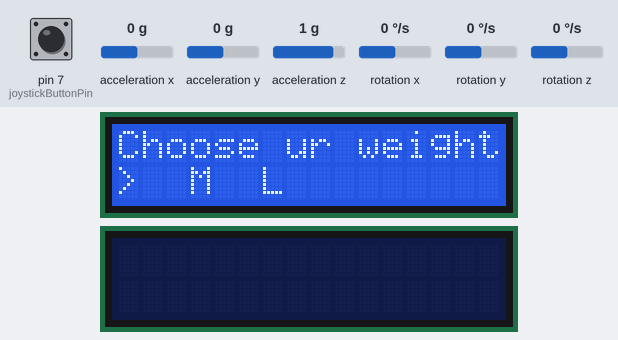
A sketch run on a simulated Arduino Uno, built with avr-gcc and run on an emulated ATmega328P. Shown: 2 × 16×2 character LCD. Inputs (shaded band) come from the test bench; at power-on: pin 7 (joystickButtonPin) HIGH, acceleration x 0 g, acceleration y 0 g, acceleration z 1 g, rotation x 0 °/s, rotation y 0 °/s, rotation z 0 °/s. What the sketch prints to the serial monitor is not drawn.

Above: at 4.6 s.
4.7 s: pin 7 (joystickButtonPin) pulled LOW for 3.2 s
At 7.3 s:
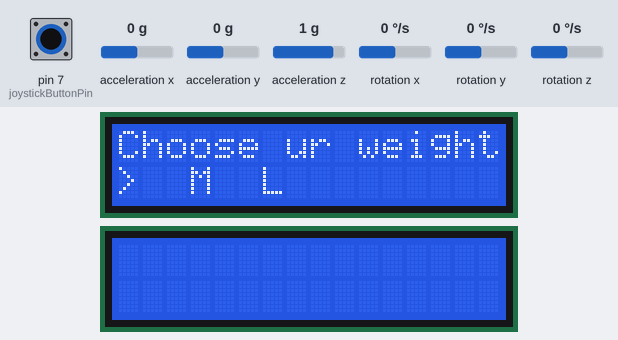
At 10.0 s:
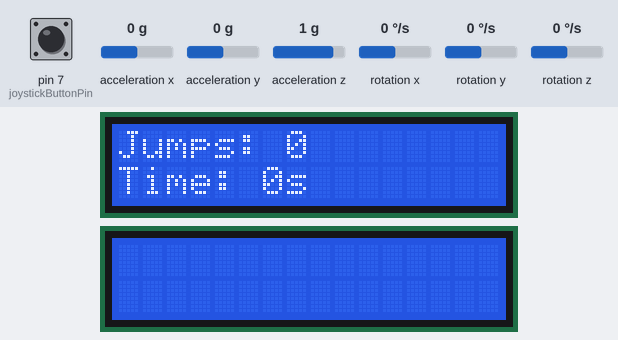
10.9 s: pin 7 (joystickButtonPin) pulled LOW for 0.15 s
At 14.6 s:
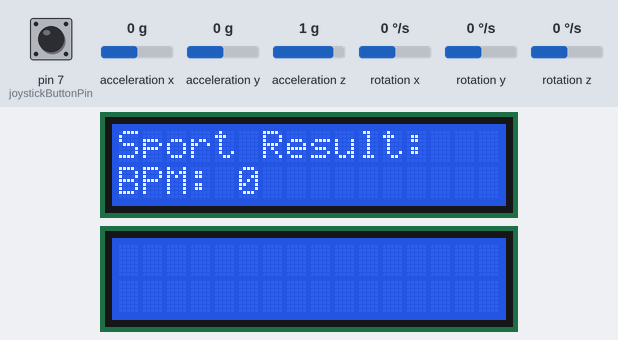
Timing chart, 0 to 16.1 s (numbered marks = the images above; inputs shaded):
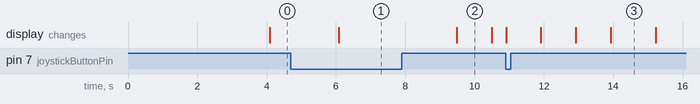

The sketch:

main.ino
```cpp
#include "SmartJumpRope.h"
#include "LCDUI.h"
#include "Joystick.h"
#include "calculator.h"

const int joystickXPin = A0;
const int joystickYPin = A1;
const int joystickButtonPin = 7;

SmartJumpRope smartRope(12, 11, 5, 4, 3, 2); // 传递液晶显示器的引脚
LCDUI lcd(12, 11, 5, 4, 3, 2);
Joystick joystick(joystickXPin, joystickYPin, joystickButtonPin);


//状态机的定义，这里很重要，不过并没有全部 while1，也不是底层状态机，而是一个顺序结构嵌套了一下。因为 switch case 遭遇了很大的错误，可能怀疑是转换的函数没有写好
//这里 debug 了 3 个小时，建议不要动下面所有的代码！！！
//不清楚在 loop 里面直接用continue行不行，可以考虑while1 嵌套加结算的模式，后面直接进循环尾部可以直接从头初始化
//所有的初始化都做了两次，也就是说所有函数的析构都写在了最后的区域，所以后续跳绳的时候应该不会有问题
//可以考虑加入 tf卡，导入 json 库，做一些信号处理的暂存（需要独自处理 buffer 的 I/O）

enum State {
    WELCOME,
    WEIGHT_SELECTION,
    JUMP_ROPE,
    JUMP_END
};

State currentState = WELCOME;
int weightSelection = 0; // 0 = S, 1 = M, 2 = L

void setup() {
    lcd.initialize();
    joystick.initialize();
    Serial.begin(9600); // 用于调试信息输出
}

void loop() {
    bool readyToJump = false;

    while (!readyToJump) {
        Serial.print("Current state: ");
        Serial.println(currentState);

        switch (currentState) {
            case WELCOME:
                lcd.displayWelcome();
                delay(2000); // 显示欢迎信息两秒
                currentState = WEIGHT_SELECTION;
                lcd.displayWeightSelection(weightSelection);
                Serial.println("State: WEIGHT_SELECTION");
                break;

            case WEIGHT_SELECTION:
                int yValue = joystick.readY();
                if (yValue > 800) { // 向下移动摇杆
                    weightSelection = min(weightSelection + 1, 2);
                    lcd.displayWeightSelection(weightSelection);
                    delay(300); // 防止抖动
                } else if (yValue < 200) { // 向上移动摇杆
                    weightSelection = max(weightSelection - 1, 0);
                    lcd.displayWeightSelection(weightSelection);
                    delay(300); // 防止抖动
                }
                if (joystick.isButtonPressed()) { // 按下按钮确认
                    currentState = JUMP_ROPE;
                    smartRope.initialize(); // 重新初始化跳绳，重置计数等
                    Serial.println("State: JUMP_ROPE");
                    readyToJump = true;
                    delay(300); // 防止抖动
                }
                break;
        }
    }

    while (true) {
        smartRope.update();
        // 在设定的时间间隔后更新显示
        static unsigned long lastDisplayUpdateTime = 0;
        const unsigned long displayUpdateInterval = 500; // 显示更新间隔（毫秒）

        if (millis() - lastDisplayUpdateTime > displayUpdateInterval) {
            lcd.displayData(smartRope.getJumpCount(), smartRope.getElapsedTime());
            lastDisplayUpdateTime = millis();
        }

        // 检查是否按下按钮以停止跳绳
        if (joystick.isButtonPressed()) {
            break; // 退出跳绳循环，结束跳绳
        }
    }

    // 跳绳结束后的显示逻辑
    int jumpCount = smartRope.getJumpCount();
    unsigned long elapsedTime = smartRope.getElapsedTime();
    double calories = CalorieCalculator::calculateCalories(smartRope.getData(), elapsedTime, weightSelection);
    int bpm = (jumpCount * 60000) / elapsedTime;

    while (true) {
        lcd.displayEnd(jumpCount, elapsedTime, calories, bpm);
        Serial.print("Calories burned: ");
        Serial.println(calories);
        Serial.print("BPM: ");
        Serial.println(bpm);
        Serial.println("State: JUMP_END");
        delay(300); // 防止抖动
        if (joystick.isButtonPressed()) {
            break; // 退出跳绳循环，结束跳绳
    }
}
}
```

Data.cpp
```cpp
#include "Data.h"

//Data 的成员函数
Data::Data() : jumpCount(0), jumpSpeed(0), sampleCount(0) ,AcX(0), AcY(0), AcZ(0), GyX(0), GyY(0), GyZ(0) {}

void Data::update(int16_t newAcX, int16_t newAcY, int16_t newAcZ, int16_t newGyX, int16_t newGyY, int16_t newGyZ) {

    sampleCount++;

    AcX = newAcX;
    AcY = newAcY;
    AcZ = newAcZ;
    GyX = newGyX;
    GyY = newGyY;
    GyZ = newGyZ;

    AcXStats.update(AcX);
    AcYStats.update(AcY);
    AcZStats.update(AcZ);
    GyXStats.update(GyX);
    GyYStats.update(GyY);
    GyZStats.update(GyZ);
}
```

Data.h
```cpp
#ifndef DATA_H
#define DATA_H

//这个文件中定义了传递的基础数据包，对于特征数据的处理还是依赖 SensorStatistics.h。
#include <MPU6050.h>
#include "SensorStatistics.h"


class Data {
public:
    int jumpCount;
    float jumpSpeed;
    int16_t AcX, AcY, AcZ, GyX, GyY, GyZ;
    unsigned long sampleCount;

    Data();

    void update(int16_t newAcX, int16_t newAcY, int16_t newAcZ, int16_t newGyX, int16_t newGyY, int16_t newGyZ);


    SensorStatistics<int16_t> AcXStats;
    SensorStatistics<int16_t> AcYStats;
    SensorStatistics<int16_t> AcZStats;
    SensorStatistics<int16_t> GyXStats;
    SensorStatistics<int16_t> GyYStats;
    SensorStatistics<int16_t> GyZStats;
};

#endif // DATA_H
```

JoyStick.h
```cpp
#ifndef JOYSTICK_H
#define JOYSTICK_H

//跳绳上有个游戏摇杆用于菜单栏的选择，分别有两个方向的和按下按钮的操作，用于菜单选择，
//因为这个是模拟信号得出的，所以在对应的 src 的函数实现里面要做好防抖，所以直接写成一个对象的形式了
//这块不用太动

class Joystick {
public:
    Joystick(int pinX, int pinY, int pinButton);
    void initialize();
    int readX();
    int readY();
    bool isButtonPressed();

private:
    int pinX;
    int pinY;
    int pinButton;
};

#endif // JOYSTICK_H
```

Joystick.cpp
```cpp
#include "Joystick.h"
#include <Arduino.h>

Joystick::Joystick(int pinX, int pinY, int pinButton)
    : pinX(pinX), pinY(pinY), pinButton(pinButton) {}

void Joystick::initialize() {
    pinMode(pinButton, INPUT_PULLUP);
}

int Joystick::readX() {
    return analogRead(pinX);
}

int Joystick::readY() {
    return analogRead(pinY);
}

bool Joystick::isButtonPressed() {
    return digitalRead(pinButton) == LOW; // 确保按钮按下时返回 true
}
```

SensorStatistics.h
```cpp
#ifndef SENSORSTATISTICS_H
#define SENSORSTATISTICS_H

/**
 * @file SensorStatistics.h
 * @brief 传感器数据统计模板类，用于处理和分析各种类型的传感器数据
 *
 * 这里直接是用模版类实现的多态，如果在 stream 里面想知道任何一个数据的三点特征信息的话，直接 new 一个可以直接套用进去
 * 详细的使用可以看 Data 类里面的定义，在里面 new 一下这个对象，就可以直接依赖于 template T 的封装，而不用全部继承
 * 我承认这块写的有点抽象，不懂的可以微信 dd 我
 *
 * 该模板类提供了一个通用框架，可以处理不同数据类型的传感器读数，
 * 包括整型、浮点型等数值类型。它能够跟踪并计算传感器数据的最大值、
 * 最小值和平均值，适用于需要实时监控和分析传感器数据的应用场景。
 */

template <typename T>
class SensorStatistics {
public:
    SensorStatistics();

    void update(T value);
    T getMax() const;
    T getMin() const;
    double getAverage() const;

private:
    T maxVal;
    T minVal;
    T sum;
    size_t count;
};

template <typename T>
SensorStatistics<T>::SensorStatistics()
    : maxVal(static_cast<T>(0)), minVal(static_cast<T>(0)), sum(0), count(0) {
    maxVal = sizeof(T) == 1 ? 0 : -32768;
    minVal = sizeof(T) == 1 ? 255 : 32767;
}

template <typename T>
void SensorStatistics<T>::update(T value) {
    if (value > maxVal) {
        maxVal = value;
    }
    if (value < minVal) {
        minVal = value;
    }
    sum += value;
    count++;
}

template <typename T>
T SensorStatistics<T>::getMax() const {
    return maxVal;
}

template <typename T>
T SensorStatistics<T>::getMin() const {
    return minVal;
}

template <typename T>
double SensorStatistics<T>::getAverage() const {
    return count == 0 ? 0 : static_cast<double>(sum) / count;
}

#endif // SENSORSTATISTICS_H
```

SmartJumpRope.cpp
```cpp
#include "SmartJumpRope.h"
#include <Wire.h>
#include "LCDUI.h"
//修改这两个数值进行数据分析
#define THE1 10 //均值阈值
#define THE2 17//方差阈值

SmartJumpRope::SmartJumpRope(int rs, int en, int d4, int d5, int d6, int d7)
    : lcd(rs, en, d4, d5, d6, d7), jumpCount(0), startTime(0), elapsedTime(0) {}

void SmartJumpRope::initialize() {
    LCDUI lcd1(12, 11, 5, 4, 3, 2);
    Wire.begin();
    mpu.initialize();
    Serial.begin(9600);
    lcd.begin(16, 2);
    lcd1.displayCountdown();
    lcd.clear();
    startTime = millis();
    jumpCount = 0;
    elapsedTime = 0;
    Serial.println("SmartJumpRope initialized");
}

void SmartJumpRope::update() {
    updateSensorData();
    elapsedTime = millis() - startTime;
    jumpCount = data.jumpCount;
    // Serial.print("Elapsed Time: ");
    // Serial.print(elapsedTime);
    // Serial.print(" ms, Jump Count: ");
    // Serial.println(jumpCount);
}

void SmartJumpRope::updateSensorData() {
    int16_t AcX, AcY, AcZ, GyX, GyY, GyZ;
    mpu.getMotion6(&AcX, &AcY, &AcZ, &GyX, &GyY, &GyZ);
    data.update(AcX, AcY, AcZ, GyX, GyY, GyZ);
    data.jumpCount += dp.isUpdate(data,THE1,THE2);
}

int SmartJumpRope::getJumpCount() const {
    return jumpCount;
}

unsigned long SmartJumpRope::getElapsedTime() const {
    return elapsedTime;
}

Data SmartJumpRope::getData() const {
    return data;
}
```

SmartJumpRope.h
```cpp
#ifndef SMARTJUMPROPE_H
#define SMARTJUMPROPE_H

#include <MPU6050.h>
#include <LiquidCrystal.h>
#include "Data.h"
#include"dataprocess.h"


//最底层的架构，整个跳绳包括 Data 包的内嵌，都嵌套在这个 class 里面了，包含了程序运行的所有操作
//包含了所有的数据结构定义，代码的最底层架构。


class SmartJumpRope {
public:
    SmartJumpRope(int rs, int en, int d4, int d5, int d6, int d7);

    void initialize();
    void update();

    int getJumpCount() const;
    unsigned long getElapsedTime() const;
    Data getData() const;

private:
    MPU6050 mpu;
    LiquidCrystal lcd;
    long jumpCount;
    unsigned long startTime;
    unsigned long elapsedTime;
    Data data;
    DataProcess dp;

    void updateSensorData();
};

#endif // SMARTJUMPROPE_H
```

calculator.cpp
```cpp
#include "calculator.h"

/*
成员函数的计算方法，是跳绳数量，还有体型的系数，力度因数还有时间因数的乘积。
*/
double CalorieCalculator::calculateCalories(const Data& data, unsigned long elapsedTime, int bodyType) {
    double baseCaloriesPerJump = 0.0;

    switch (bodyType) {
        case 0: // 小体型
            baseCaloriesPerJump = 0.05;
            break;
        case 1: // 中体型
            baseCaloriesPerJump = 0.07;
            break;
        case 2: // 大体型
            baseCaloriesPerJump = 0.1;
            break;
        default:
            baseCaloriesPerJump = 0.0;
            break;
    }

    //下面这块是做一些系数测算，这些测算用的是平均值，然后用最大最小的极端值做一个三点取样
    //如何得到各类的值，考虑到开发板可怜的内存问题，详情见 SensorStatistic.h 这个是很重要的最大最小平均值的测算函数，极致优化了空间复杂度。


    double averageForce = (data.AcXStats.getAverage() + data.AcYStats.getAverage() + data.AcZStats.getAverage()) / 3.0;
    double maxForce = (data.AcXStats.getMax() + data.AcYStats.getMax() + data.AcZStats.getMax()) / 3.0;
    double minForce = (data.AcXStats.getMin() + data.AcYStats.getMin() + data.AcZStats.getMin()) / 3.0;

    double forceFactor = (averageForce + maxForce - minForce) / 10000.0; // 根据传感器数据标准化大致的一个因子，去年这块没找到论文，如果有论文的话可以修改算法
    double timeFactor = elapsedTime / 6000.0; // 以分钟为单位的时间因子

    double cal = data.jumpCount * baseCaloriesPerJump * forceFactor * timeFactor;
    if (cal > 0)
      return cal;
    return 0;
}
```

calculator.h
```cpp
#ifndef CALORIECALCULATOR_H
#define CALORIECALCULATOR_H
/*
用于计算消耗的卡路里数量，唯一一个成员函数 calculateCalories，后续如果加其他的算法的话可以在类中扩展
去年这块没找到论文，所以这个计算方法是比较原始的，只是通过物理去实验的
今年如果有更好的算法的话可以考虑用重载的方法去替换这个函数！
*/
#include "Data.h"

class CalorieCalculator {
public:
    static double calculateCalories(const Data& data, unsigned long elapsedTime, int bodyType);
};

#endif // CALORIECALCULATOR_H
```

dataprocess.cpp
```cpp
#include "dataprocess.h"
#include <Arduino.h>
#include <Wire.h>
#include <MPU6050.h>

#define WINDOW_SIZE 10  // 滑动窗口大小
#define GRAVITY 9.80665


DataProcess::DataProcess() : jumpCount(0), jumpSpeed(0.0), AcX(0), AcY(0), AcZ(0), GyX(0), GyY(0), GyZ(0), sampleCount(0), firstTriggerTime(0), windowIndex(0), windowFull(false) {
    for (int i = 0; i < WINDOW_SIZE; i++) {
        accWindow[i] = 0.0;
    }
}


/**
 * @brief 计算滑动窗口内加速度数据的方差和平均值
 *
 * @param mean 引用参数，用于返回计算得到的平均值
 * @return double 计算得到的方差值
 *
 * 该函数首先确定有效的窗口大小（如果窗口未满，则使用当前索引作为大小）。
 * 然后遍历窗口内的数据，过滤掉绝对值大于30的异常值，计算有效数据的总和。
 * 如果没有有效数据，返回0.0。
 * 计算平均值后，再次遍历窗口计算方差：每个有效数据点与平均值的差的平方和除以有效数据点数。
 * 方差反映了加速度数据的波动程度，是检测跳绳动作的重要指标。
 * 这个东西本来想直接调用 SensorStatistic.h，但是考虑到对象之内不好做解耦，重新在这里实现了整个的函数
 */


double DataProcess::calculateVarianceAndMean(double &mean) {
    double sum = 0.0;
    double variance = 0.0;
    int validCount = 0;

    int windowSize = windowFull ? WINDOW_SIZE : windowIndex;

    for (int i = 0; i < windowSize; i++) {
        if (abs(accWindow[i]) <= 30) { // 滤除大于30的值
            sum += accWindow[i];
            validCount++;
        }
    }
    if (validCount == 0) return 0.0;

    mean = sum / validCount;

    for (int i = 0; i < windowSize; i++) {
        if (abs(accWindow[i]) <= 30) {
            variance += (accWindow[i] - mean) * (accWindow[i] - mean);
        }
    }
    variance /= validCount;

    return variance;
}


// 实现检查阈值的函数
int DataProcess::checkThreshold(Data& data, double varianceThreshold, double meanThreshold) {
    // 获取Z方向变换后的加速度
    double acc = getTransformedAccelerationZ(data);

    // 将加速度值添加到滑动窗口
    accWindow[windowIndex] = acc;
    windowIndex = (windowIndex + 1) % WINDOW_SIZE;
    if (windowIndex == 0) {
        windowFull = true;
    }

    // 计算滑动窗口内的方差和平均值
    double mean = 0.0;
    double variance = calculateVarianceAndMean(mean);

    // 如果方差大于阈值且平均值小于阈值，则返回1，否则返回0
    if (variance >= varianceThreshold && mean < meanThreshold) {
        if (firstTriggerTime == 0) {
            firstTriggerTime = millis();
        }
        return 1;
    }
    return 0;
}

// 计算欧拉角
void DataProcess::computeEulerAngles(float &roll, float &pitch, float &yaw) {
    roll = atan2(AcY, AcZ) * 180 / PI;
    pitch = atan2(-AcX, sqrt(AcY * AcY + AcZ * AcZ)) * 180 / PI;
    yaw = atan2(GyY, GyX) * 180 / PI;
}

// 应用欧拉角进行坐标变换
void DataProcess::transformAcceleration(float roll, float pitch, float yaw, float &transformedAcX, float &transformedAcY, float &transformedAcZ) {
    float rollRad = roll * PI / 180;
    float pitchRad = pitch * PI / 180;
    float yawRad = yaw * PI / 180;

    float cosRoll = cos(rollRad);
    float sinRoll = sin(rollRad);
    float cosPitch = cos(pitchRad);
    float sinPitch = sin(pitchRad);
    float cosYaw = cos(yawRad);
    float sinYaw = sin(yawRad);

    // 转换后的加速度值
    transformedAcX = AcX * cosPitch * cosYaw + AcY * (cosYaw * sinPitch * sinRoll - sinYaw * cosRoll) + AcZ * (cosYaw * sinPitch * cosRoll + sinYaw * sinRoll);
    transformedAcY = AcX * cosPitch * sinYaw + AcY * (sinYaw * sinPitch * sinRoll + cosYaw * cosRoll) + AcZ * (sinYaw * sinPitch * cosRoll - cosYaw * sinRoll);
    transformedAcZ = -AcX * sinPitch + AcY * cosPitch * sinRoll + AcZ * cosPitch * cosRoll;
}

// 获取变换后的Z方向加速度
float DataProcess::getTransformedAccelerationZ(Data& data) {
    AcX = data.AcX;
    AcY = data.AcY;
    AcZ = data.AcZ;
    GyX = data.GyX;
    GyY = data.GyY;
    GyZ = data.GyZ;

    float roll, pitch, yaw;
    computeEulerAngles(roll, pitch, yaw);

    float transformedAcX, transformedAcY, transformedAcZ;
    transformAcceleration(roll, pitch, yaw, transformedAcX, transformedAcY, transformedAcZ);

    // 转换为 m/s^2
    float transformedAccZ = transformedAcZ * GRAVITY / 16384.0; // 假设加速度计的分辨率为 16384 LSB/g
    Serial.println(transformedAccZ);
    return transformedAccZ;
}

// 实现获取时间差的函数
bool DataProcess::getTimeDifference() {
    if (firstTriggerTime != 0) {
        unsigned long currentTime = millis();
        unsigned long diff = currentTime - firstTriggerTime;
        if (diff > 500) { // 0.6秒
            firstTriggerTime = 0; // 重置firstTriggerTime
            return true;
        }
    }
    return false;
}

// 检查更新函数
int DataProcess::isUpdate(Data& data, double varianceThreshold, double meanThreshold) {
    return (checkThreshold(data, varianceThreshold, meanThreshold) && getTimeDifference());
}
```

dataprocess.h
```cpp
#ifndef DATAPROCESS_H
#define DATAPROCESS_H

#include <stdint.h>
#include "Data.h"

#define WINDOW_SIZE 10


/**
 * @class DataProcess
 * @brief 数据处理类，用于处理跳绳运动中的传感器数据
 *
 * 该类负责处理来自MPU6050传感器的加速度和陀螺仪数据，
 * 通过坐标变换和数据分析算法检测跳绳动作，
 * 并计算相关运动参数如跳绳次数和速度。
 */


class DataProcess {
public:
    int jumpCount;
    float jumpSpeed;
    float AcX, AcY, AcZ;
    float GyX, GyY, GyZ;
    unsigned long sampleCount;
    unsigned long firstTriggerTime;

    DataProcess();
    int checkThreshold(Data& data, double varianceThreshold, double meanThreshold);
    bool getTimeDifference();
    int isUpdate(Data& data, double varianceThreshold, double meanThreshold);
    void computeEulerAngles(float &roll, float &pitch, float &yaw);
    void transformAcceleration(float roll, float pitch, float yaw, float &transformedAcX, float &transformedAcY, float &transformedAcZ);
    float getTransformedAccelerationZ(Data& data);

private:
    float accWindow[WINDOW_SIZE];
    int windowIndex;
    bool windowFull;
    double calculateVarianceAndMean(double &mean);
};

#endif // DATAPROCESS_H
```

LCDUI.h
```cpp
#ifndef LCDUI_H
#define LCDUI_H


//注释被我写进cpp 文件去了，这块就不写了，那里看的更明白一些。

#include <LiquidCrystal.h>

class LCDUI {
public:
    LCDUI(int rs, int en, int d4, int d5, int d6, int d7);
    void initialize();
    void displayWelcome();
    void displayWeightSelection(int selection);
    void displayCountdown();
    void displayData(int jumpCount, unsigned long elapsedTime);
    void displayEnd(int jumpCount, unsigned long elapsedTime, double calories, int bpm);
    void clear();


private:
    LiquidCrystal lcd;
    void scrollText(const String& text, int row, int delayTime);
};

#endif // LCDUI_H
```

Source omitted: LCD.cpp (2470 bytes)

Measured:
- after the input at 4.7 s, the display: changes after 1.4 s (image 1)
- after the input at 10.9 s, the display: first changes at once (image 3 shows a later state)
- what the display in image 2 shows lasts 1.0 s, from 9.5 s to 10.5 s
